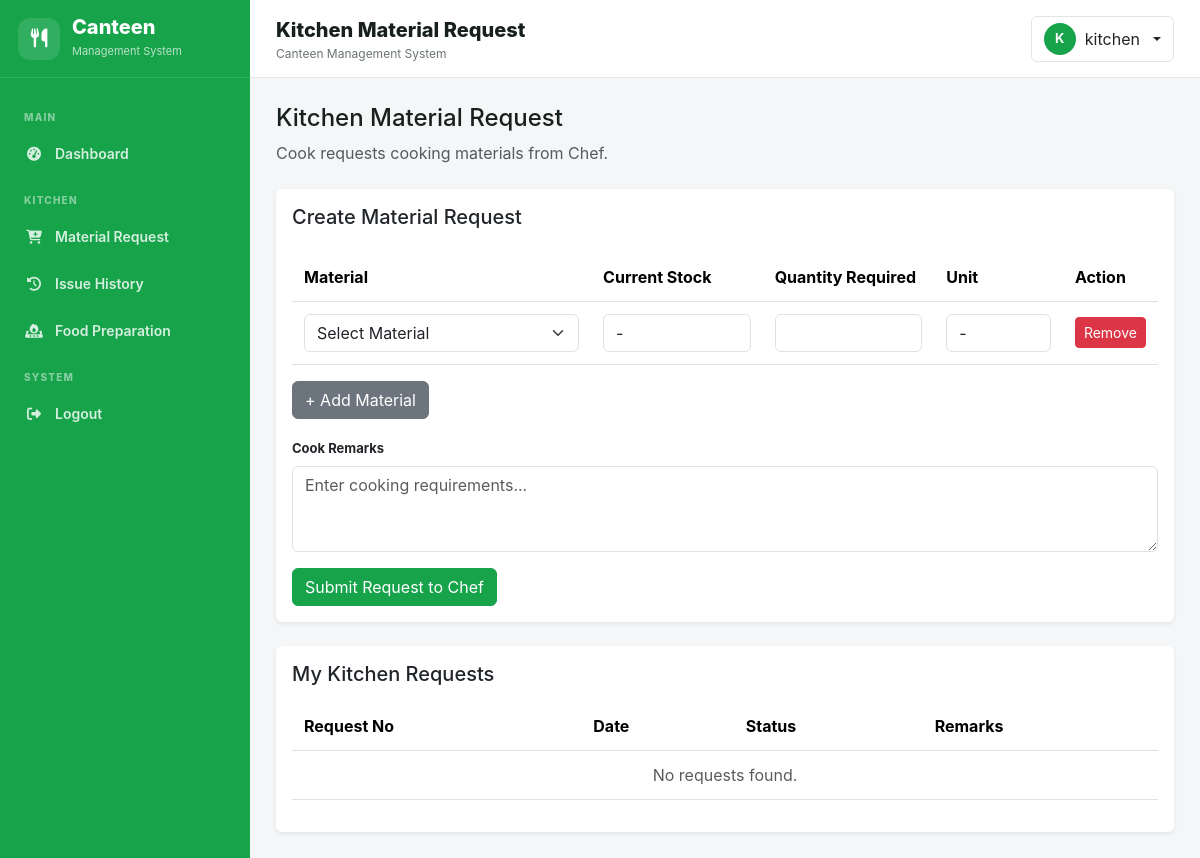
/kitchen/material_request.php (signed in), run on an earlier commit of the app's database.
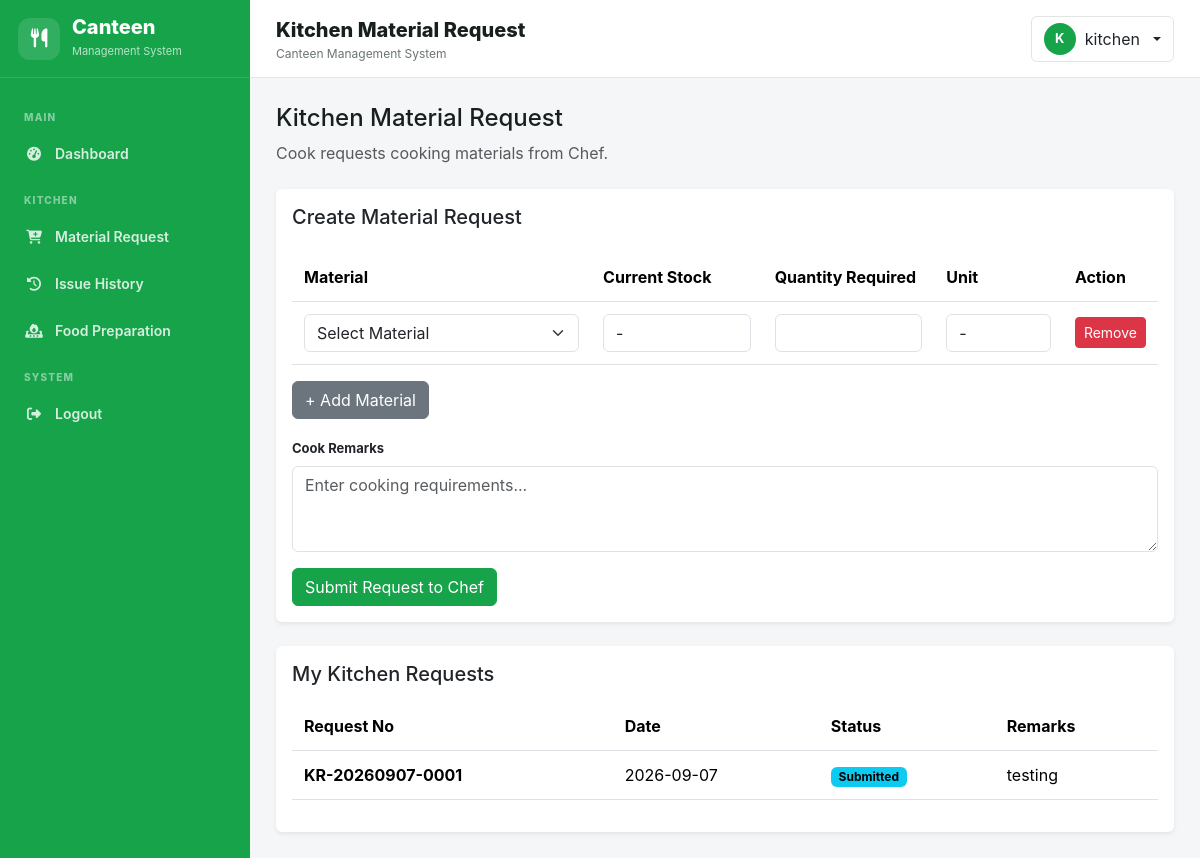
And on a later commit of the database.
### tables this page shows
CREATE TABLE `kitchen_requests` (
  `id` int(10) UNSIGNED NOT NULL,
  `request_no` varchar(60) NOT NULL,
  `requested_by` int(10) UNSIGNED NOT NULL,
  `request_date` date NOT NULL,
  `status` enum('Draft','Submitted','Chef Approved','Sent to Store','Partially Issued','Completed','Rejected') NOT NULL DEFAULT 'Submitted',
  `cook_remarks` text DEFAULT NULL,
  `chef_remarks` text DEFAULT NULL,
  `approved_by` int(10) UNSIGNED DEFAULT NULL,
  `approved_at` datetime DEFAULT NULL,
  `sent_to_store_at` datetime DEFAULT NULL,
  `created_at` datetime NOT NULL DEFAULT current_timestamp(),
  `updated_at` datetime DEFAULT NULL ON UPDATE current_timestamp()
);

### includes/functions.php (called while the page is built, shortened)
<?php
function e(?string $value): string {
    return htmlspecialchars($value ?? '', ENT_QUOTES, 'UTF-8');
}

### kitchen/material_request.php (the view, shortened to what the changed rows need)
<?php
require_once __DIR__ . '/../config/database.php';
require_once __DIR__ . '/../includes/functions.php';
$stmt = $con->prepare(
    "SELECT
        kr.*,
        u.employee_name
     FROM kitchen_requests kr
     JOIN users u
        ON u.id = kr.requested_by
     WHERE kr.requested_by = ?
     ORDER BY kr.id DESC"
);
$stmt->execute([
    $_SESSION['user_id']
]);
$requests =
    $stmt->fetchAll();
require_once __DIR__ . '/../includes/header.php';
?>
<main class="main-content">
<div class="page-body">
    <div class="card border-0 shadow-sm mb-4">
        <div class="card-body">
            <form method="post">
                <div class="table-responsive">
                    <table class="table align-middle">
                        <thead>
                            <tr>
                                <th width="35%">
                                    Material
                                </th>
                                <th width="20%">
                                    Current Stock
                                </th>
                                <th width="20%">
                                    Quantity Required
                                </th>
                                <th width="15%">
                                    Unit
                                </th>
                                <th width="10%">
                                    Action
                                </th>
                            </tr>
                        </thead>
                    </table>
                </div>
            </form>
        </div>
    </div>
    <div class="card border-0 shadow-sm">
        <div class="card-body">
            <div class="table-responsive">
                <table class="table table-hover">
                    <thead>
                        <tr>
                            <th>Request No</th>
                            <th>Date</th>
                            <th>Status</th>
                            <th>Remarks</th>
                        </tr>
                    </thead>
                    <tbody>
                    <?php foreach (
                        $requests
                        as $request
                    ): ?>
                        <tr>
                            <td>
                                <strong>
                                    <?= e(
                                        $request['request_no']
                                    ) ?>
                                </strong>
                            </td>
                            <td>
                                <?= e(
                                    $request['request_date']
                                ) ?>
                            </td>
                            <td>
                                <span class="badge text-bg-info">
                                    <?= e(
                                        $request['status']
                                    ) ?>
                                </span>
                            </td>
                            <td>
                                <?= e(
                                    $request['cook_remarks']
                                    ?? ''
                                ) ?>
                            </td>
                        </tr>
                    <?php endforeach; ?>
                    <?php if (!$requests): ?>
                        <tr>
                            <td
                                colspan="4"
                                class="text-center text-muted"
                            >
                                No requests found.
                            </td>
                        </tr>
                    <?php endif; ?>
                    </tbody>
                </table>
            </div>
        </div>
    </div>
</div>
</main>
<?php
require_once __DIR__ . '/../includes/footer.php';
?>

What changed in the data, as far as the page shows it:
added kitchen_requests: request_no "KR-20260907-0001", request_date "2026-09-07", status "Submitted", cook_remarks "testing"
Also different on the page:
text no longer shown: "No requests found."
